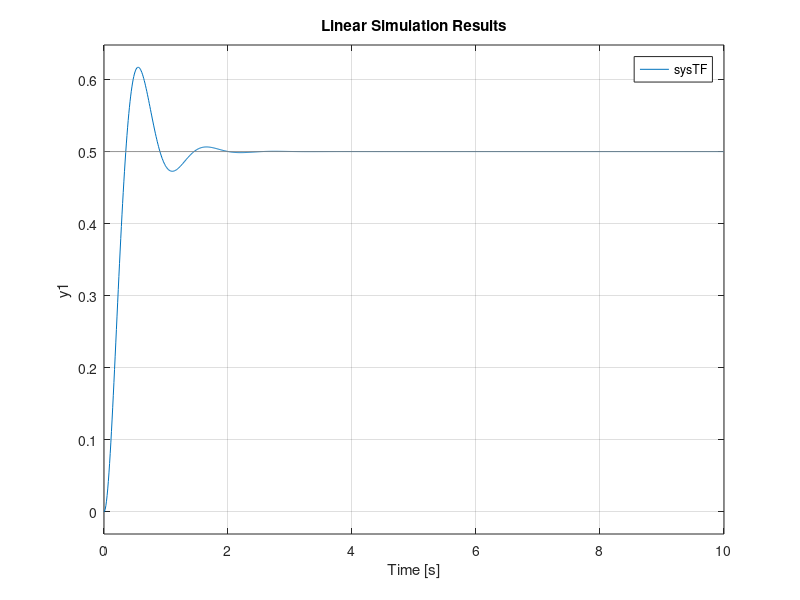
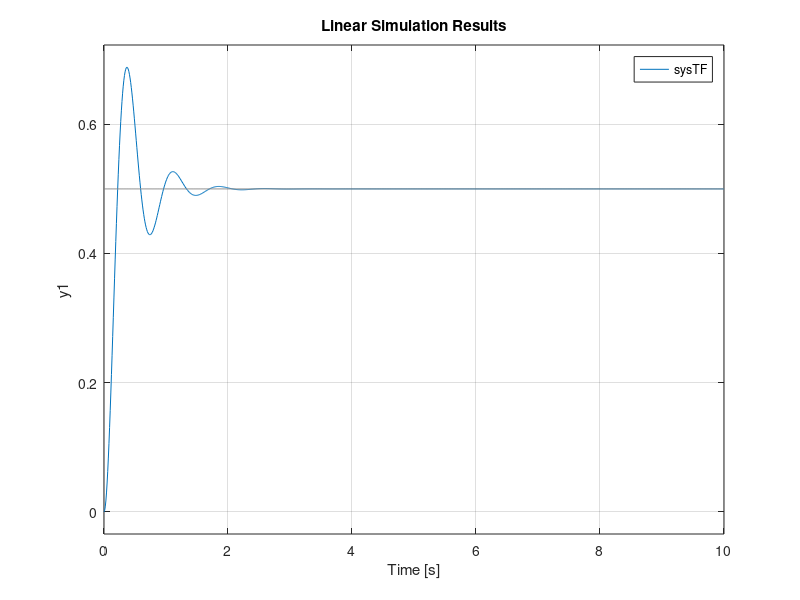
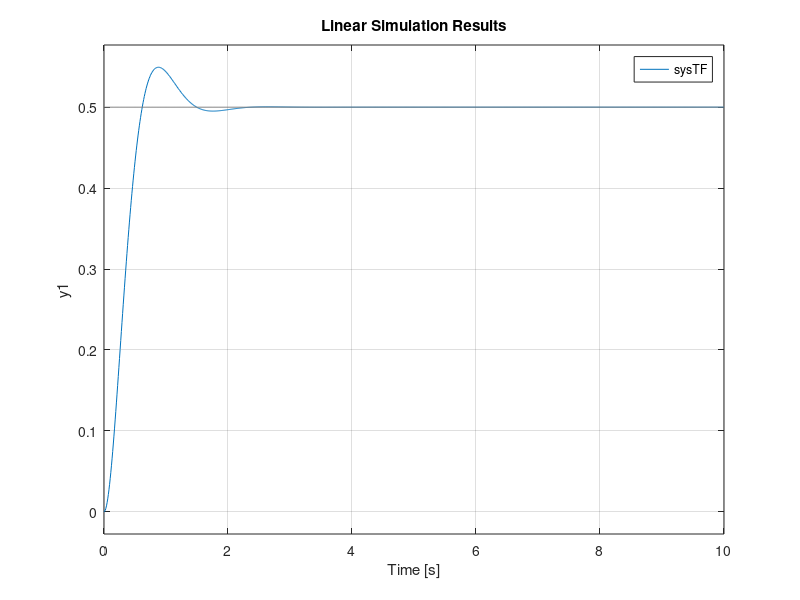
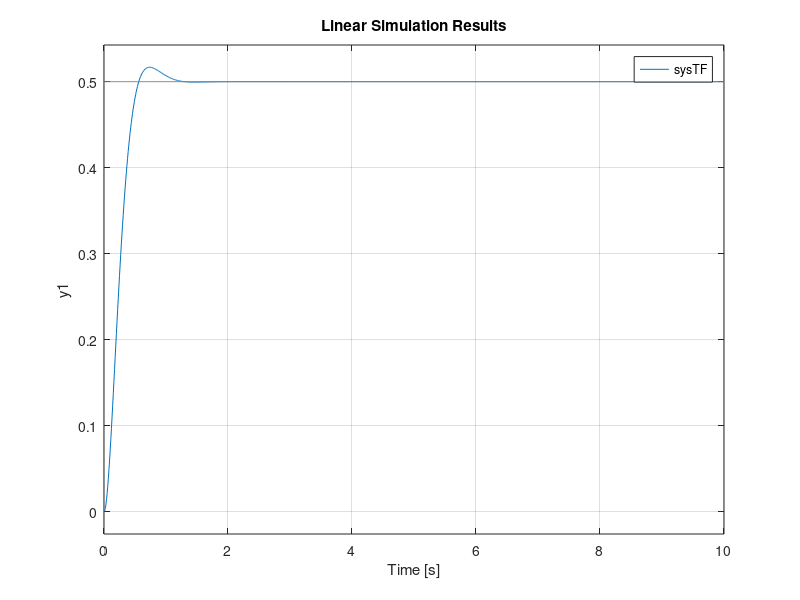

Source code (MATLAB) for these figures, in order: (Note: this script raises an error after producing the figures.)
clear 
clc
close all

%% Constants 
% Base
K_g = 33.3;
K_m = 0.0401; % [Nm/amp]
R_m = 19.2;   % [ohms]
K_1=[10 20 5 10 10 10];         % [K_p] btwn -2 and 50 Neg values mean unstable 
K_3=[0 0 0 1 -1 -0.5];         % [K_d] btwn -1.5 and 1.5 Neg values mean unstable 
% Rigid Arm 
J_hub = 0.0005;          % [kgm^2]
J_extra = 0.2*(.2794^2); % [kgm^2]
J_load = 0.0015;         % [kgm^2]

J_total= J_hub+J_load+J_extra;

% Flexible Link 
L = 0.45;       % [m]
M_arm = 0.06;   % [kg]
J_arm = 0.004;  % [kgm^2] 
M_tip = 0.05;   % [kg]
J_M = 0.01;     % [kgm^2]
fc = 1.8;       % [Hz]
J_L = J_arm+J_M;
K_arm = (2*pi*fc)^2*(J_L); 


%% Closed Loop System
for n=1:6
d0 = (K_1(n).*K_g.*K_m)./(J_total.*R_m);
d1 = (((K_g.^2).*(K_m.^2)+K_3(n).*K_g.*K_m)./(J_total.*R_m));
d2 = 1; 
n1 = d0;
num = n1;
den = [d2 d1 d0];
sysTF = tf(num,den);
%% Step Response
t= 0:0.01:10;
u=0.5*ones(size(t));
figure(n)
lsim(sysTF,u,t)
[x,t] = step(sysTF);


% figure(n);
% plot(t,x.*0.5);
% figure(n+6);
% plot(t,x-1);
end

K_1_4=25;
K_3_4=1.5;
d0 = (K_1_4.*K_g.*K_m)./(J_total.*R_m);
d1 = (((K_g.^2).*(K_m.^2)+K_3_4.*K_g.*K_m)./(J_total.*R_m));
d2 = 1; 
n1 = d0;
num = n1;
den = [d2 d1 d0];
sysTF_4 = tf(num,den);
t_4= 0:0.01:10;
u_4=0.5*ones(size(t_4));
figure(20)
lsim(sysTF_4,u_4,t_4)
yline(0.5+(0.5*.2));
xline(1.05);


